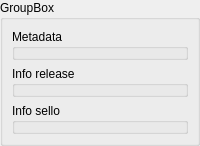
            <widget class="QWidget" name="mas_info_page">
             <layout class="QVBoxLayout" name="verticalLayout_13">
              <property name="leftMargin">
               <number>0</number>
              </property>
              <property name="topMargin">
               <number>0</number>
              </property>
              <property name="rightMargin">
               <number>0</number>
              </property>
              <property name="bottomMargin">
               <number>0</number>
              </property>
              <item>
               <widget class="QGroupBox" name="groupBox">
                <property name="title">
                 <string>GroupBox</string>
                </property>
                <layout class="QVBoxLayout" name="verticalLayout_14">
                 <item>
                  <widget class="QGroupBox" name="groupBox_metadata">
                   <property name="title">
                    <string>Metadata</string>
                   </property>
                  </widget>
                 </item>
                 <item>
                  <widget class="QGroupBox" name="groupBox_inforelease">
                   <property name="title">
                    <string>Info release</string>
                   </property>
                  </widget>
                 </item>
                 <item>
                  <widget class="QGroupBox" name="groupBox_infosello">
                   <property name="title">
                    <string>Info sello</string>
                   </property>
                  </widget>
                 </item>
                </layout>
               </widget>
              </item>
             </layout>
            </widget>
